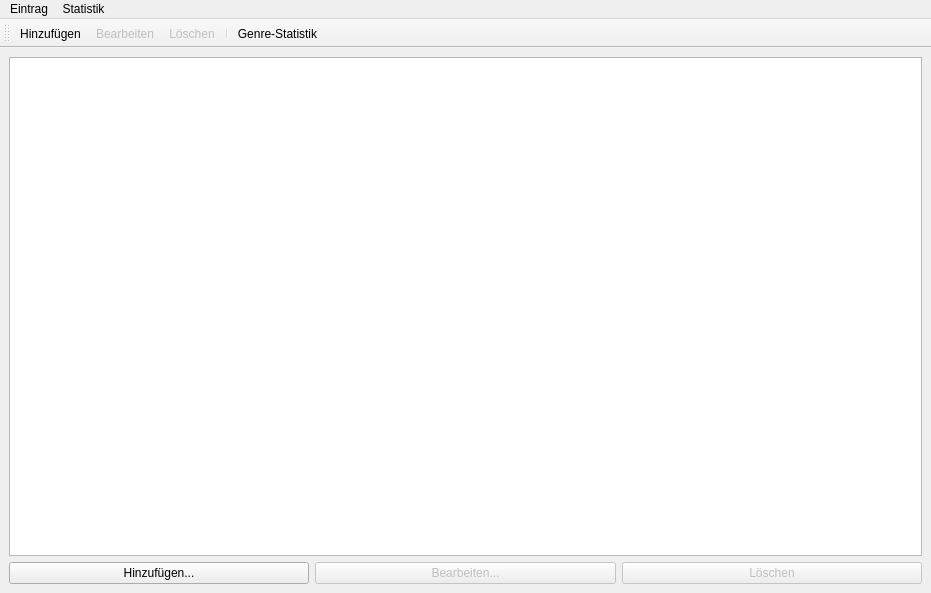
<?xml version="1.0" encoding="UTF-8"?>
<ui version="4.0">
 <class>MainWindow</class>
 <widget class="QMainWindow" name="MainWindow">
  <property name="geometry">
   <rect>
    <x>0</x>
    <y>0</y>
    <width>931</width>
    <height>593</height>
   </rect>
  </property>
  <property name="windowTitle">
   <string>Player Database</string>
  </property>
  <widget class="QWidget" name="centralwidget">
   <layout class="QVBoxLayout" name="verticalLayout">
    <item>
     <widget class="QTableView" name="playerTableView">
      <property name="layoutDirection">
       <enum>Qt::LeftToRight</enum>
      </property>
      <property name="sizeAdjustPolicy">
       <enum>QAbstractScrollArea::AdjustIgnored</enum>
      </property>
      <property name="selectionBehavior">
       <enum>QAbstractItemView::SelectRows</enum>
      </property>
     </widget>
    </item>
    <item>
     <layout class="QHBoxLayout" name="horizontalLayout">
      <item>
       <widget class="QPushButton" name="addButton">
        <property name="text">
         <string>Hinzufügen...</string>
        </property>
       </widget>
      </item>
      <item>
       <widget class="QPushButton" name="editButton">
        <property name="enabled">
         <bool>false</bool>
        </property>
        <property name="text">
         <string>Bearbeiten...</string>
        </property>
       </widget>
      </item>
      <item>
       <widget class="QPushButton" name="delButton">
        <property name="enabled">
         <bool>false</bool>
        </property>
        <property name="text">
         <string>Löschen</string>
        </property>
       </widget>
      </item>
     </layout>
    </item>
   </layout>
  </widget>
  <widget class="QMenuBar" name="menubar">
   <property name="geometry">
    <rect>
     <x>0</x>
     <y>0</y>
     <width>931</width>
     <height>21</height>
    </rect>
   </property>
   <widget class="QMenu" name="menuEintrag">
    <property name="title">
     <string>Eintrag</string>
    </property>
    <addaction name="actionAdd"/>
    <addaction name="actionEdit"/>
    <addaction name="actionDel"/>
   </widget>
   <widget class="QMenu" name="menuStatistik">
    <property name="title">
     <string>Statistik</string>
    </property>
    <addaction name="actionStatistik"/>
   </widget>
   <addaction name="menuEintrag"/>
   <addaction name="menuStatistik"/>
  </widget>
  <widget class="QToolBar" name="toolBar">
   <property name="windowTitle">
    <string>toolBar</string>
   </property>
   <attribute name="toolBarArea">
    <enum>TopToolBarArea</enum>
   </attribute>
   <attribute name="toolBarBreak">
    <bool>false</bool>
   </attribute>
   <addaction name="actionAdd"/>
   <addaction name="actionEdit"/>
   <addaction name="actionDel"/>
   <addaction name="separator"/>
   <addaction name="actionStatistik"/>
  </widget>
  <action name="actionAdd">
   <property name="icon">
    <iconset resource="resources.qrc">
     <normaloff>:/icons/plus.png</normaloff>
     <normalon>:/icons/plus.png</normalon>:/icons/plus.png</iconset>
   </property>
   <property name="text">
    <string>Hinzufügen...</string>
   </property>
   <property name="toolTip">
    <string>Hinzufügen...</string>
   </property>
  </action>
  <action name="actionDel">
   <property name="enabled">
    <bool>false</bool>
   </property>
   <property name="icon">
    <iconset>
     <normalon>:/icons/mulleimerred.png</normalon>
    </iconset>
   </property>
   <property name="text">
    <string>Löschen</string>
   </property>
   <property name="toolTip">
    <string>Löschen</string>
   </property>
  </action>
  <action name="actionEdit">
   <property name="enabled">
    <bool>false</bool>
   </property>
   <property name="icon">
    <iconset>
     <normalon>:/icons/pencileyel.png</normalon>
    </iconset>
   </property>
   <property name="text">
    <string>Bearbeiten...</string>
   </property>
   <property name="toolTip">
    <string>Bearbeiten...</string>
   </property>
  </action>
  <action name="actionStatistik">
   <property name="icon">
    <iconset resource="resources.qrc">
     <normaloff>:/icons/statistik.png</normaloff>
     <normalon>:/icons/statistik.png</normalon>:/icons/statistik.png</iconset>
   </property>
   <property name="text">
    <string>Genre-Statistik</string>
   </property>
  </action>
 </widget>
 <resources>
  <include location="resources.qrc"/>
 </resources>
 <connections/>
</ui>
